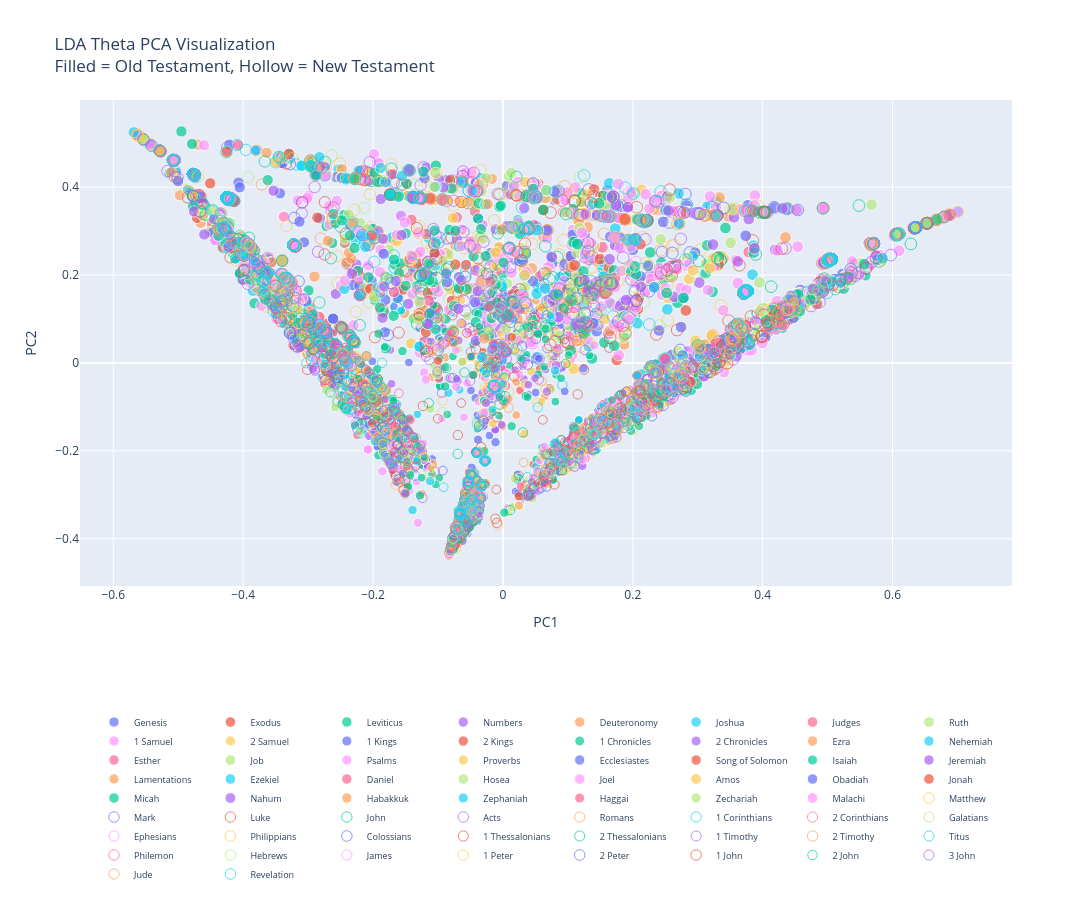

Here is the notebook cell this chart was saved with:
### Code cell
fig_theta = go.Figure()

books_sorted = (
    theta_pca_df
    .sort_values("BookNum")
    ["BookName"]
    .unique()
)

for book in books_sorted:

    subset = theta_pca_df[theta_pca_df["BookName"] == book]

    subset_ot = subset[subset["Testament"] == "Old Testament"]
    subset_nt = subset[subset["Testament"] == "New Testament"]

    if not subset_ot.empty:
        fig_theta.add_trace(
            go.Scatter(
                x=subset_ot["PC1"],
                y=subset_ot["PC2"],
                mode="markers",
                name=book,
                marker=dict(
                    size=subset_ot["Point_Size"] / 40,
                    opacity=0.7
                ),
                text=subset_ot["Document"],
                hovertemplate=(
                    "Document: %{text}<br>"
                    "Book: " + book + "<br>"
                    "Testament: Old Testament<br>"
                    "PC1: %{x:.3f}<br>"
                    "PC2: %{y:.3f}<extra></extra>"
                )
            )
        )

    if not subset_nt.empty:
        fig_theta.add_trace(
            go.Scatter(
                x=subset_nt["PC1"],
                y=subset_nt["PC2"],
                mode="markers",
                name=book if subset_ot.empty else None,
                marker=dict(
                    size=subset_nt["Point_Size"] / 40,
                    opacity=0.7,
                    symbol="circle-open"
                ),
                text=subset_nt["Document"],
                hovertemplate=(
                    "Document: %{text}<br>"
                    "Book: " + book + "<br>"
                    "Testament: New Testament<br>"
                    "PC1: %{x:.3f}<br>"
                    "PC2: %{y:.3f}<extra></extra>"
                ),
                showlegend=subset_ot.empty
            )
        )

fig_theta.update_layout(
    title="LDA Theta PCA Visualization<br>Filled = Old Testament, Hollow = New Testament",
    width=1400,
    height=900,
    legend=dict(
        orientation="h",
        yanchor="top",
        y=-0.25,
        xanchor="center",
        x=0.5,
        font=dict(size=9)
    ),
    xaxis_title="PC1",
    yaxis_title="PC2"
)

fig_theta
